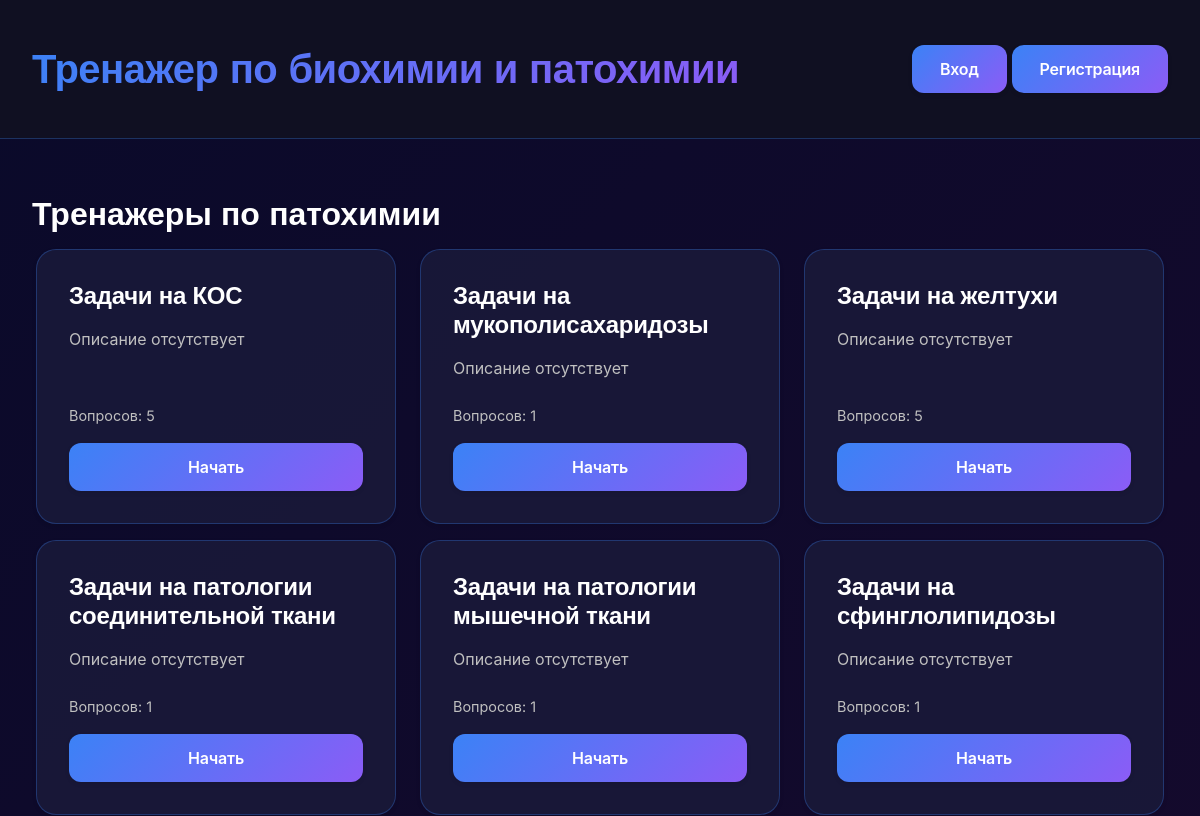
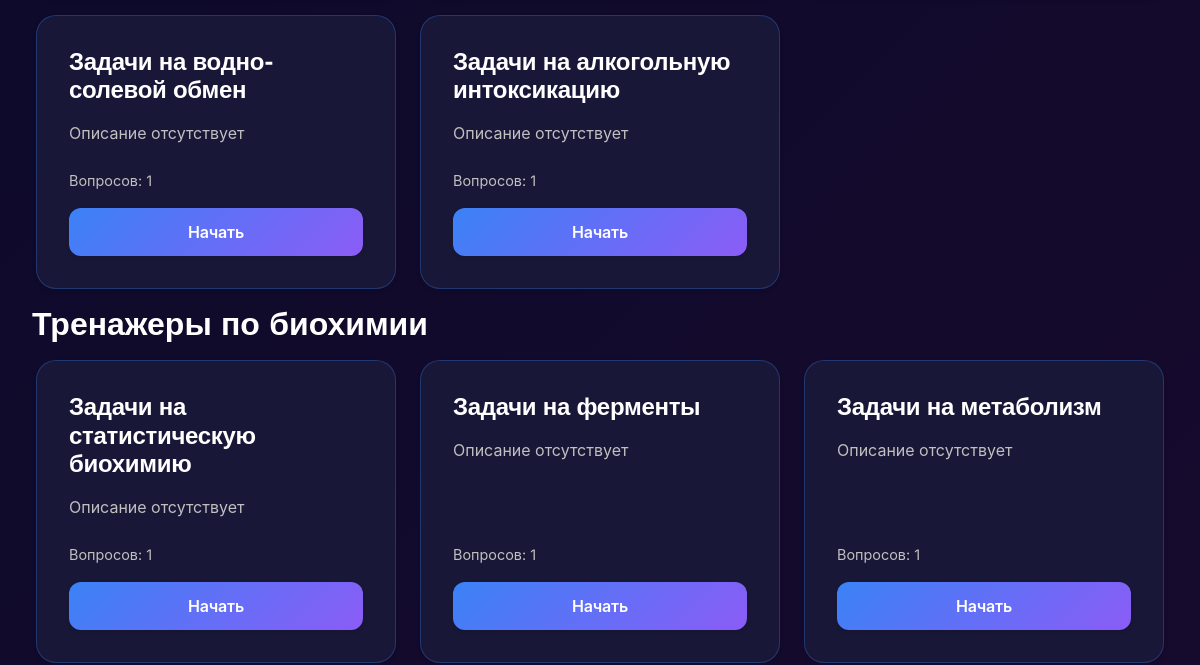
Before: / (upper part) with the older database file (2 pictures, top to bottom).
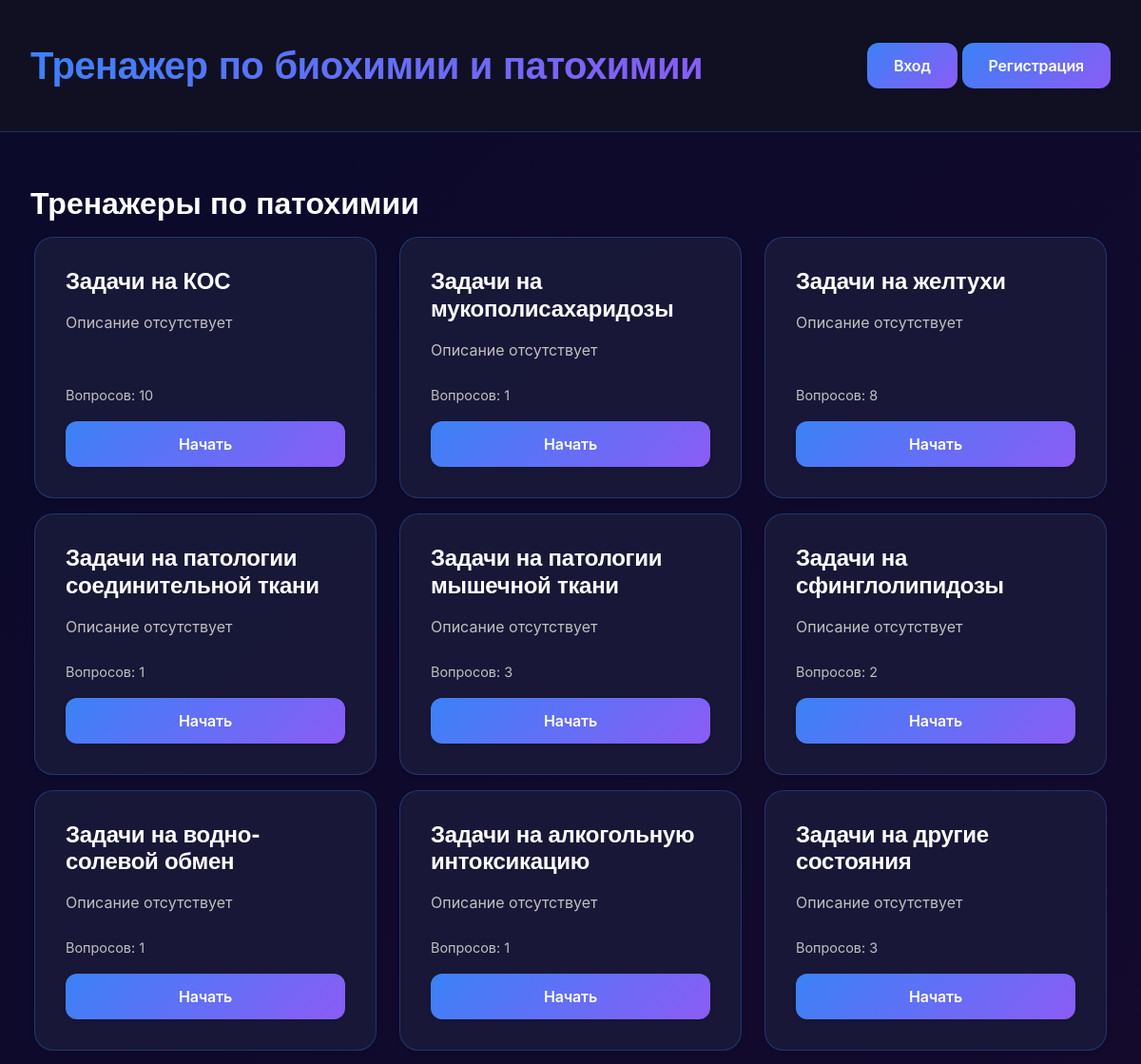
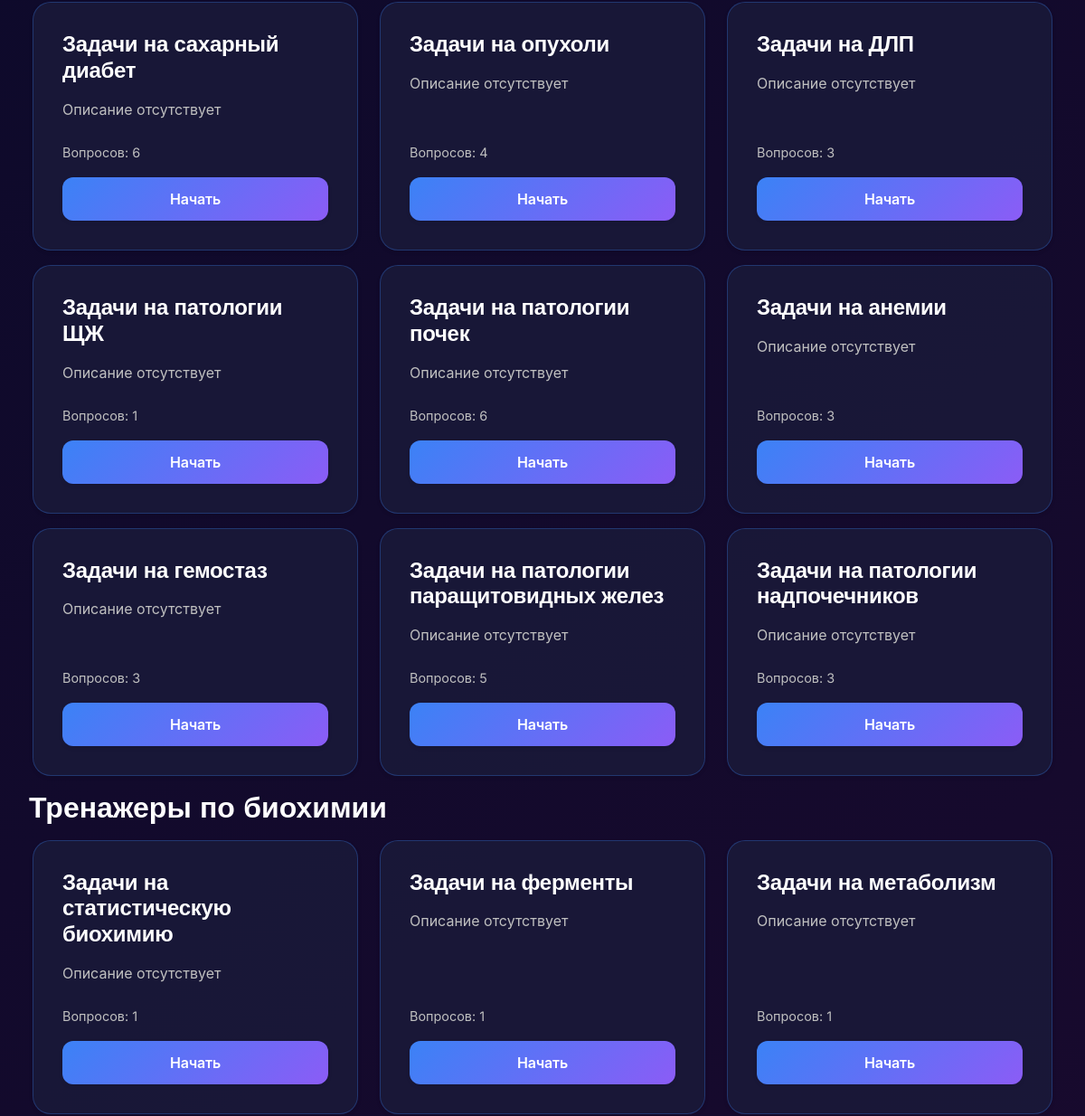
After: the same page with the newer database file (2 pictures, top to bottom).
### quiz/models.py (models this page shows, shortened)
class Quiz(models.Model):
    CATEGORY_CHOICES = [
        ('bio', 'Тренажеры по биохимии'),
        ('patho', 'Тренажеры по патохимии'),
    ]
    title = models.CharField('Название викторины', max_length=200)
    description = models.TextField('Описание', blank=True)
    created_at = models.DateTimeField('Дата создания', auto_now_add=True)
    category = models.CharField(
        'Раздел',
        max_length=10,
        choices=CATEGORY_CHOICES,
        default='bio'
    )
    class Meta:
        verbose_name = 'Викторина'
        verbose_name_plural = 'Викторины'

### quiz/views.py (the view)
# urls.py: path('', views.quiz_list, name='quiz_list'),
def quiz_list(request):
    bio_quizzes = Quiz.objects.filter(category='bio')
    patho_quizzes = Quiz.objects.filter(category='patho')
    return render(request, 'quiz/quiz_list.html', {
        'bio_quizzes': bio_quizzes,
        'patho_quizzes': patho_quizzes,
    })

### quiz/templates/quiz/quiz_list.html (shortened to what this page needs)
{% extends 'quiz/base.html' %}
{% block content %}
<h2 class="mb-3">Тренажеры по патохимии</h2>
<div class="row">
    {% for quiz in patho_quizzes %}
    <div class="col-12 col-sm-6 col-lg-4 mb-3">
        <div class="card h-100">
            <div class="card-body d-flex flex-column">
                <h5 class="card-title">{{ quiz.title }}</h5>
                <p class="card-text flex-grow-1">{{ quiz.description|default:"Описание отсутствует" }}</p>
                <p class="text-muted mb-3">Вопросов: {{ quiz.questions.count }}</p>
                <a href="{% url 'quiz_detail' quiz.id %}" class="btn btn-primary mt-auto">Начать</a>
            </div>
        </div>
    </div>
    {% empty %}
    <p>Нет тестов</p>
    {% endfor %}
</div>
<h2 class="mb-3">Тренажеры по биохимии</h2>
<div class="row mb-4">
    {% for quiz in bio_quizzes %}
    <div class="col-12 col-sm-6 col-lg-4 mb-3">
        <div class="card h-100">
            <div class="card-body d-flex flex-column">
                <h5 class="card-title">{{ quiz.title }}</h5>
                <p class="card-text flex-grow-1">{{ quiz.description|default:"Описание отсутствует" }}</p>
                <p class="text-muted mb-3">Вопросов: {{ quiz.questions.count }}</p>
                <a href="{% url 'quiz_detail' quiz.id %}" class="btn btn-primary mt-auto">Начать</a>
            </div>
        </div>
    </div>
    {% empty %}
    <p>Нет тестов</p>
    {% endfor %}
</div>
{% endblock %}

### quiz/templates/quiz/base.html (shortened to what this page needs)
{% load static %}
<!DOCTYPE html>
<html lang="ru">
<head>
    <link href="https://cdn.jsdelivr.net/npm/bootstrap@5.3.0/dist/css/bootstrap.min.css" rel="stylesheet">
    <link rel="stylesheet" href="{% static 'quiz/css/style.css' %}">
</head>
<body>
    <nav class="navbar navbar-dark bg-dark">
        <div class="container d-flex justify-content-between">
            <a class="navbar-brand" href="{% url 'quiz_list' %}">
            </a>
            <div>
                {% if user.is_authenticated %}
                <a href="{% url 'stats' %}" class="btn btn-primary">Статистика</a>
                <a href="{% url 'logout' %}" class="btn btn-primary">Выйти</a>
                {% else %}
                <a href="{% url 'login' %}" class="btn btn-primary">Вход</a>
                <a href="{% url 'register' %}" class="btn btn-primary">Регистрация</a>
                {% endif %}
            </div>
        </div>
    </nav>
    <div class="container mt-4">
        {% block content %}
        {% endblock %}
    </div>
</body>
</html>

### quiz/static/quiz/css/style.css (style rules this page uses)
:root { --bg-gradient-start: #0a0a2a; --bg-gradient-end: #1a0a2e; --bg-secondary: #111122; --bg-card: rgba(26, 26, 58, 0.85); --bg-hover: rgba(34, 34, 68, 0.9); --text-primary: #ffffff; --text-secondary: #c0c0c0; --accent-start: #3b82f6; --accent-end: #8b5cf6; --accent-hover-start: #2563eb; --accent-hover-end: #7c3aed; --success: #10b981; --danger: #ef4444; --border: rgba(59, 130, 246, 0.3); }
* { margin: 0; padding: 0; box-sizing: border-box; }
html { height: 100%; }
body { background: linear-gradient(135deg, var(--bg-gradient-start), var(--bg-gradient-end)); background-attachment: fixed; background-size: cover; min-height: 100vh; font-family: 'Inter', -apple-system, BlinkMacSystemFont, sans-serif; color: var(--text-primary); line-height: 1.6; font-size: 18px; overflow-x: hidden; width: 100%; position: relative; }
.navbar { background: rgba(17, 17, 34, 0.95) !important; border-bottom: 1px solid var(--border); padding: 0.5rem 0 !important; width: 100%; }
.navbar-brand { font-family: 'Montserrat', sans-serif; font-weight: 800; font-size: clamp(1.2rem, 6vw, 2.5rem) !important; letter-spacing: -0.5px; background: linear-gradient(135deg, var(--accent-start), var(--accent-end)); -webkit-background-clip: text; background-clip: text; color: transparent !important; transition: opacity 0.3s ease; white-space: normal !important; word-wrap: break-word !important; word-break: break-word !important; text-align: center; line-height: 1.2; }
.container { max-width: 1200px; width: 100%; margin: 0 auto; padding: 2rem; }
h1, h2, h3, h4, h5 { font-family: 'Montserrat', sans-serif; font-weight: 800; }
h3, h4, h5 { font-weight: 600; letter-spacing: -0.3px; }
.card { background: var(--bg-card); border: 1px solid var(--border); border-radius: 20px; transition: all 0.3s cubic-bezier(0.4, 0, 0.2, 1); overflow: hidden; height: 100%; width: 100%; }
.card-body { padding: clamp(1rem, 4vw, 2rem); }
.card-title { font-size: clamp(1.2rem, 4vw, 1.5rem); font-weight: 700; margin-bottom: 1rem; color: var(--text-primary); word-wrap: break-word; }
.card-text { color: var(--text-secondary); font-size: clamp(0.9rem, 3vw, 1rem); margin-bottom: 1.5rem; line-height: 1.5; }
.btn { padding: clamp(8px, 2vw, 12px) clamp(16px, 4vw, 28px); font-size: clamp(0.85rem, 3vw, 1rem); font-weight: 600; border-radius: 12px; transition: all 0.2s ease; letter-spacing: -0.2px; border: none; cursor: pointer; background: linear-gradient(135deg, var(--accent-start), var(--accent-end)); color: white; }
.card, .card-body, .features { animation: fadeIn 0.5s ease-out; }
a { text-decoration: none; transition: color 0.2s ease; }
.text-muted { color: var(--text-secondary) !important; font-size: clamp(0.8rem, 3vw, 0.9rem); }
.card, .form-check, .btn { box-shadow: 0 2px 4px rgba(0, 0, 0, 0.1); }
.row { display: flex; flex-wrap: wrap; margin: 0 -0.5rem; }

Changed rows visible on the page:
computed for Quiz "Задачи на КОС": questions.count "5" → "10"
computed for Quiz "Задачи на желтухи": questions.count "5" → "8"
computed for Quiz "Задачи на патологии мышечной ткани": questions.count "1" → "3"
computed for Quiz "Задачи на сфинглолипидозы": questions.count "1" → "2"
added Quiz: title "Задачи на другие состояния", description "Описание отсутствует", questions.count "3", shown under "Тренажеры по патохимии"
added Quiz: title "Задачи на сахарный диабет", description "Описание отсутствует", questions.count "6", shown under "Тренажеры по патохимии"
added Quiz: title "Задачи на опухоли", description "Описание отсутствует", questions.count "4", shown under "Тренажеры по патохимии"
added Quiz: title "Задачи на ДЛП", description "Описание отсутствует", questions.count "3", shown under "Тренажеры по патохимии"
added Quiz: title "Задачи на патологии ЩЖ", description "Описание отсутствует", questions.count "1", shown under "Тренажеры по патохимии"
added Quiz: title "Задачи на патологии почек", description "Описание отсутствует", questions.count "6", shown under "Тренажеры по патохимии"
added Quiz: title "Задачи на анемии", description "Описание отсутствует", questions.count "3", shown under "Тренажеры по патохимии"
added Quiz: title "Задачи на гемостаз", description "Описание отсутствует", questions.count "3", shown under "Тренажеры по патохимии"
added Quiz: title "Задачи на патологии паращитовидных желез", description "Описание отсутствует", questions.count "5", shown under "Тренажеры по патохимии"
added Quiz: title "Задачи на патологии надпочечников", description "Описание отсутствует", questions.count "3", shown under "Тренажеры по патохимии"
